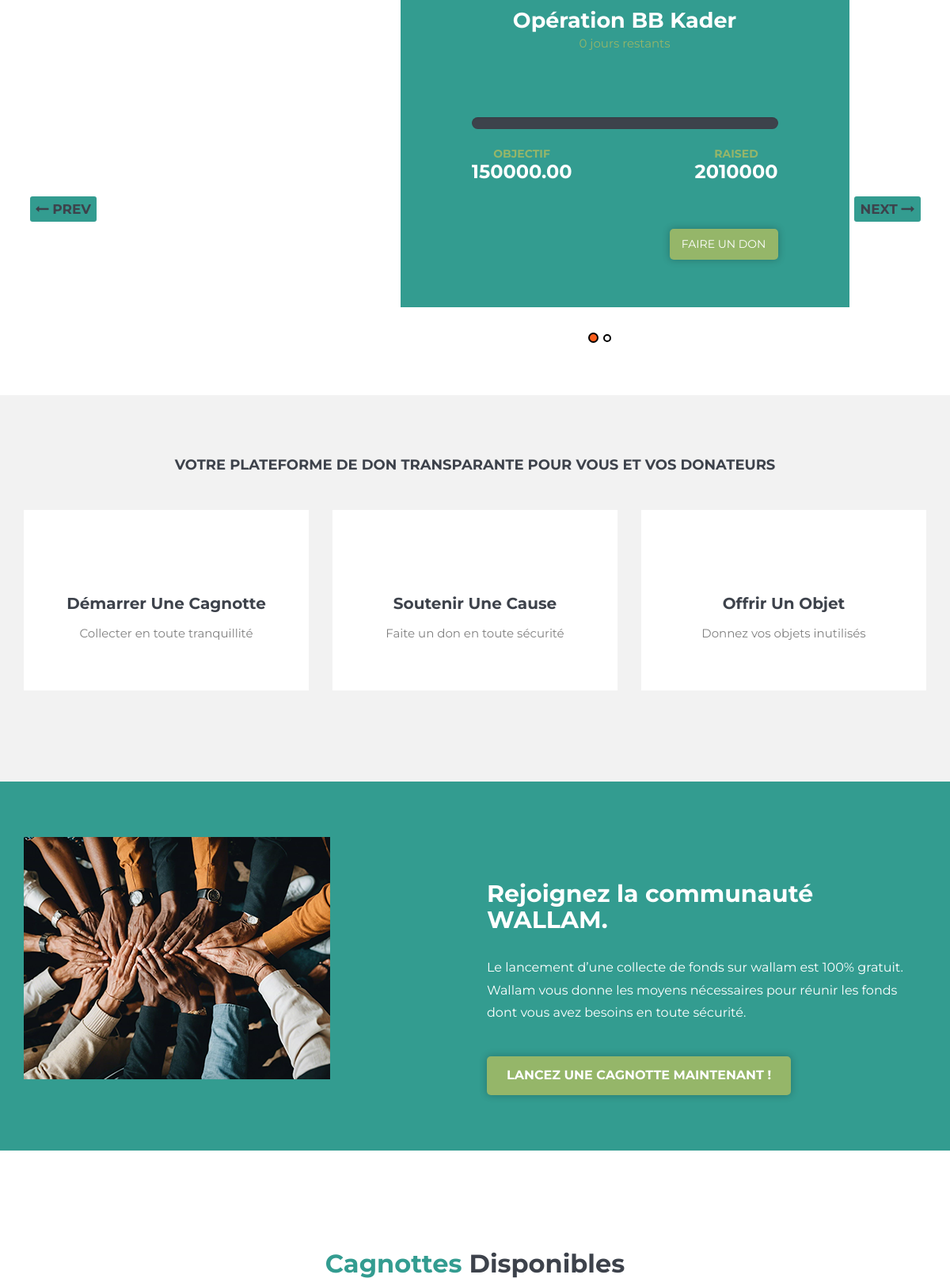
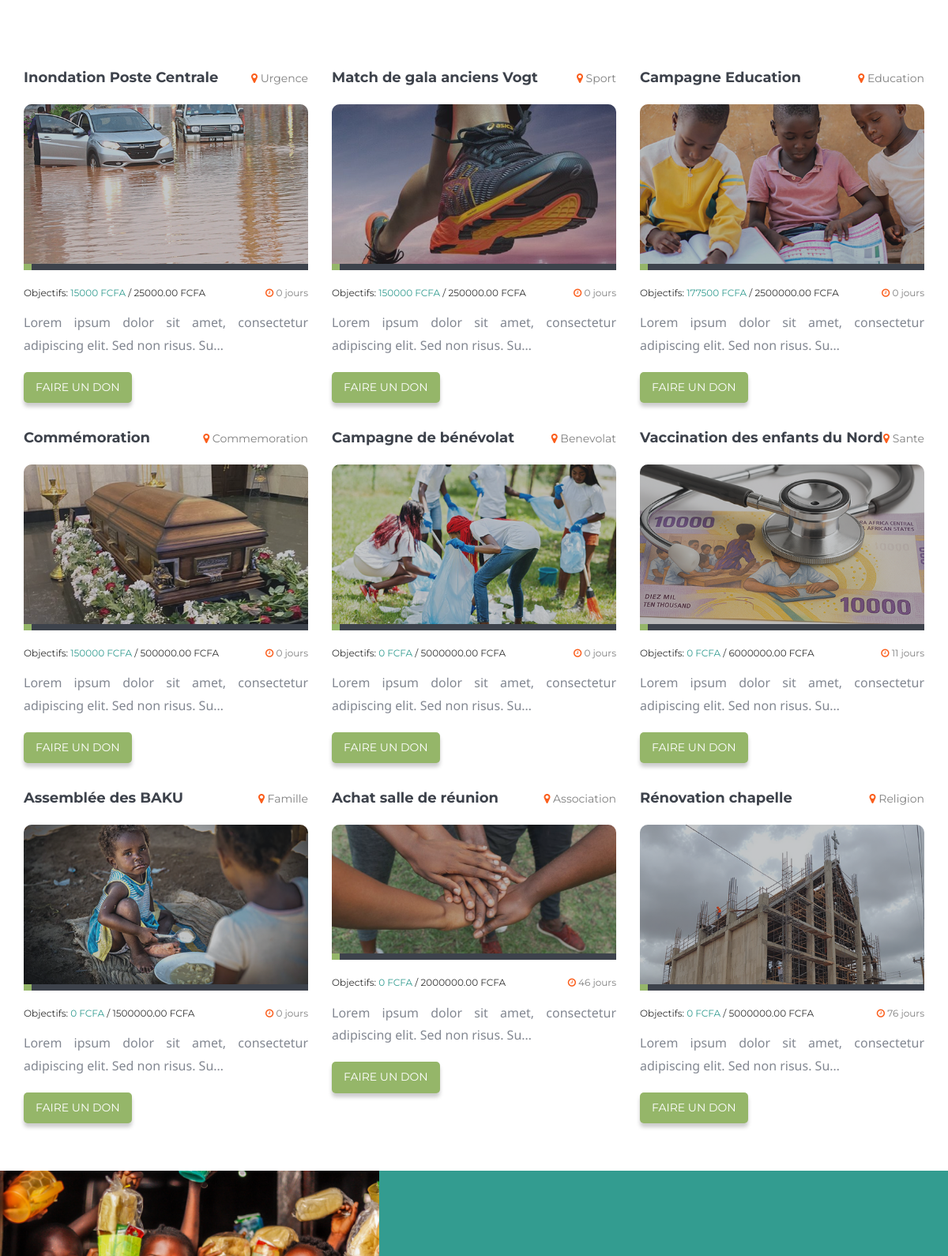
The app's page / (middle part), older data (2 pictures, top to bottom).
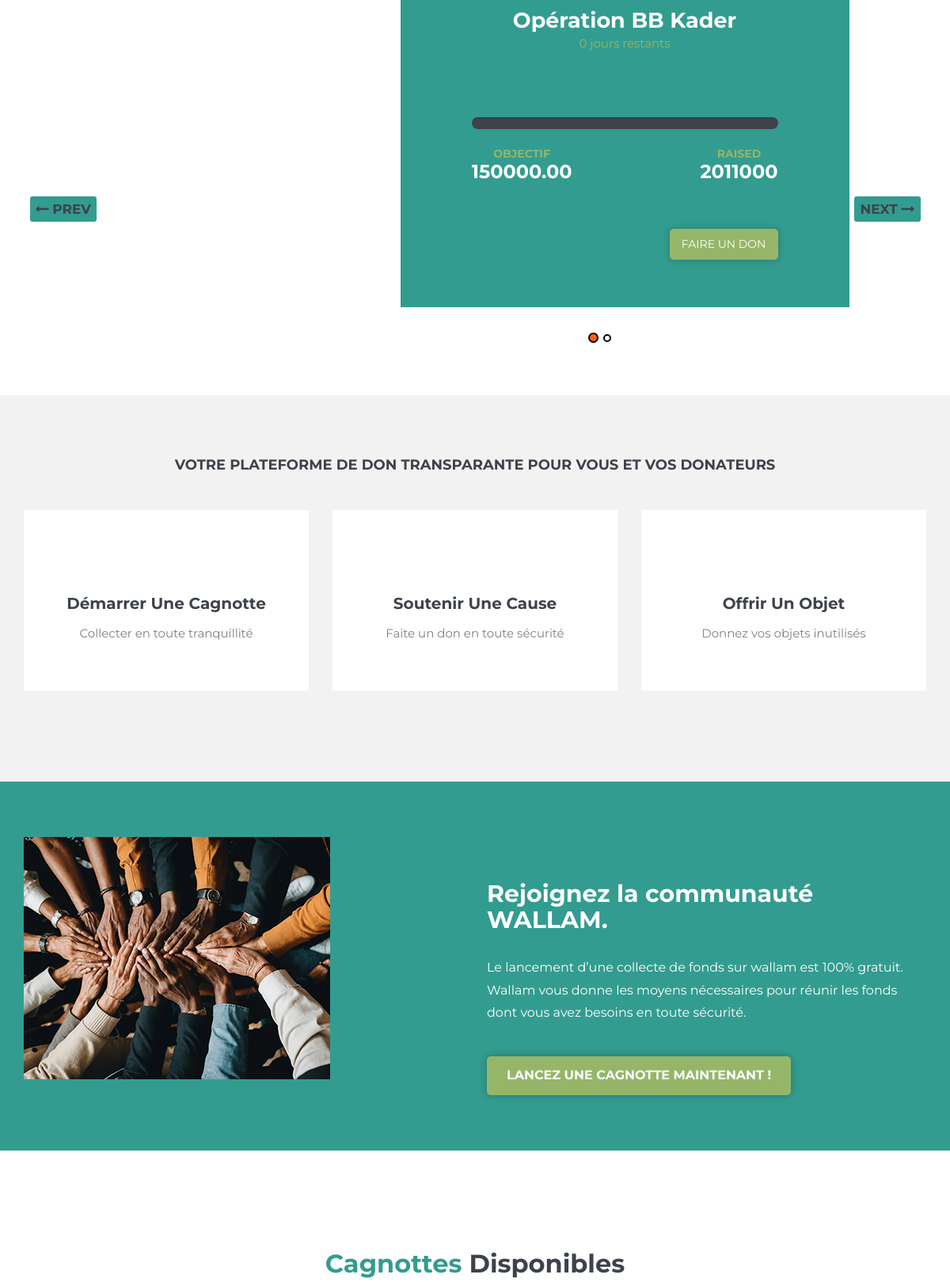
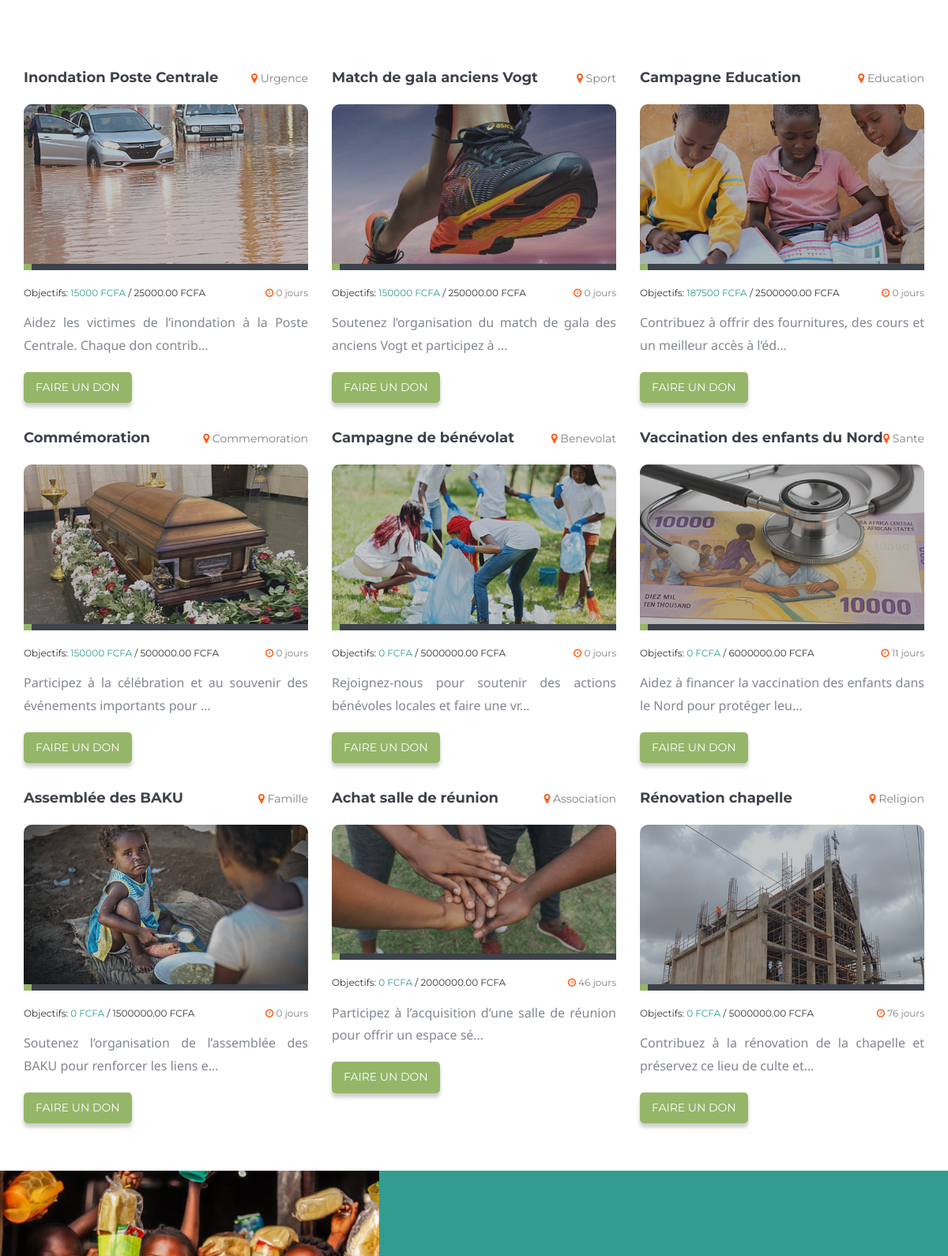
The same page, newer data (2 pictures, top to bottom).
### campaign/models.py (models this page shows, shortened)
class Campaign(models.Model):
    VISIBILITY_CHOICES = [
        ('public', 'Publique'),
        ('private', 'Privée'),
    ]
    STATUS_CHOICES = [
        ('encours', 'Encours'),
        ('terminee', 'Terminee'),
    ]
    user = models.ForeignKey(User, on_delete=models.CASCADE,
                             related_name="campaigns")  # L'utilisateur qui crée la campagne
    title = models.CharField(max_length=255)
    beneficiary = models.CharField(max_length=255)
    beneficiary_phone = models.CharField(max_length=15)
    goal = models.DecimalField(max_digits=10, decimal_places=2, blank=True, null=True)
    duration = models.IntegerField(help_text="Durée en jours")
    code = models.CharField(max_length=50, blank=True, null=True)
    category = models.ForeignKey(Category,  on_delete=models.SET_NULL, blank=True, null=True)
    description = models.TextField()
    reward = models.TextField(blank=True, null=True)
    uploaded_files = models.FileField(upload_to="campaign_files/", blank=True, null=True)
    visibility = models.CharField(max_length=10, choices=VISIBILITY_CHOICES, default='public')
    terms_accepted = models.BooleanField(default=False)
    status = models.CharField(max_length=20, choices=STATUS_CHOICES, default='encours')
    urgent = models.BooleanField(default=False)
    created_at = models.DateTimeField(auto_now_add=True)
    updated_at = models.DateTimeField(auto_now=True)
    def days_remaining(self):
        end_date = self.created_at.date() + timedelta(days=self.duration)
        remaining_days = (end_date - date.today()).days
        return max(remaining_days, 0)  # Retourne 0 si la date est passée
    def amount_collected(self):
        total_contributions = self.donations.aggregate(total=models.Sum('amount'))['total'] or 0
        return total_contributions
    def percentage_collected(self):
        if self.goal is None or self.goal <= 0:
            return None
        total_contributions = self.donations.aggregate(total=models.Sum('amount'))['total'] or 0
        percentage = (total_contributions / self.goal) * 100
        return round(min(percentage, 100), 2)  # Limite à 100% et arrondi à 2 décimales
    def get_image_url(self):
        if self.uploaded_files and self.uploaded_files.url.lower().endswith(('.jpg', '.jpeg', '.png', '.gif', '.webp')):
            return self.uploaded_files.url

class Category(models.Model):
    name = models.CharField(max_length=100)
    description = models.CharField(max_length=100, null=True, blank=True)
    created_at = models.DateTimeField(auto_now_add=True)
    active = models.BooleanField(default=True)
    def __str__(self):
        return self.name

### core/views.py (the view)
# urls.py: path('', homepage, name='index'),
def homepage(request):
    if request.user.is_authenticated and request.user.is_superuser:
        campaigns = Campaign.objects.filter(status="encours", urgent=False)
    else:
        campaigns = Campaign.objects.filter(status="encours", urgent=False)
    urgents = Campaign.objects.filter(status="encours", urgent=True)
    donations = ObjectDonation.objects.filter(active=True)
    context = {
        "campaigns": campaigns,
        "urgents": urgents,
        "donations": donations
    }
    return render(request, 'index.html', context)

### templates/index.html (shortened to what the changed rows need)
{% extends 'default.html' %}
{% load static %}
{% block content %}
<section class="urgent-donation">
    <div class="container">
        <div class="row urgent-inner">
            <div class="col col-lg-10 col-lg-offset-1">
                <div class="urgent-slider">
                    {% for urgent in urgents %}
                    <div class="urgent-box">
                        <div class="details" style="background-color: #339c90 !important;">
                            <h2 style="color: #fff !important;">{{ urgent.title }}</h2>
                            <p class="remaing-date" style="color: #95b669 !important;">{{ urgent.days_remaining }} jours restants</p>
                            <div class="progress-wrapper">
                                <div class="progress">
                                </div>
                            </div>
                            <div class="goal-raised">
                                <div class="goal">
                                    <span style="color: #95b669 !important;">Objectif</span>
                                    <h4>{{ urgent.goal }}</h4>
                                </div>
                                <div class="raised">
                                    <span style="color: #95b669 !important;">Raised</span>
                                    <h4>{{ urgent.amount_collected }}</h4>
                                </div>
                            </div>
                            {% if user.is_authenticated %}
                            <form action="{% url 'campaign_donate' pk=urgent.pk %}" class="form" method="post">
                                {% csrf_token %}
                                <div>
                                    <input type="number" name="amount" class="form-control" placeholder="- ENTRER LE MONTANT -" required>
                                </div>
                                <div>
                                    <button type="submit" class="btn theme-btn">UN DON</button>
                                </div>
                            </form>
                            {% else %}
                            <div style="text-align: right; margin-top:15%;">
                                <a href="{% url 'campaign_donate' pk=urgent.pk %}" class="btn theme-btn">FAIRE UN DON</a>
                            </div>
                            {% endif %}
                        </div>
                    </div>
                    {% endfor %}
                </div>
            </div>
        </div>
    </div>
</section>
<section class="cta">
    <div class="container">
        <div class="row">
            <div class="col col-md-6 col-md-offset-1 col-sm-7">
                <div class="cta-details wow fadeInRightSlow">
                    <h2>Rejoignez la communauté WALLAM.</h2>
                </div>
            </div>
        </div>
    </div>
</section>
<section class="latest-causes section-padding">
    <div class="container">
        <div class="row section-title-s2">
            <div class="col col-xs-12">
                <h2><span>Cagnottes</span> Disponibles</h2>
            </div>
        </div>
        <div class="row content g-4">
            {% for campaign in campaigns %}
            <div class="col-12 col-sm-6 col-md-4" style="margin-top:3% !important">
                <div class="title">
                    <ul>
                        <li><h3>{{  campaign.title }}</h3></li>
                        <li><i class="fa fa-map-marker"></i> {{  campaign.category }}</li>
                    </ul>
                </div>
                <div class="img-progress">
                    <div class="img-holder">
                        {% if campaign.uploaded_files %}
                            <img src="{{ campaign.uploaded_files.url }}" alt="{{ campaign.title }}" class="img img-responsive">
                        {% elif campaign.category.name == 'Sante' %}
                            <img src="{% static 'images/latest-causes/sante.png' %}" alt="{{ campaign.title }}" class="img img-responsive">
                        {% elif campaign.category.name == 'Education' %}
                            <img src="{% static 'images/latest-causes/education.png' %}" alt="{{ campaign.title }}" class="img img-responsive">
                        {% elif campaign.category.name == 'Urgence' %}
                            <img src="{% static 'images/latest-causes/urgence.png' %}" alt="{{ campaign.title }}" class="img img-responsive">
                        {% elif campaign.category.name == 'Commemoration' %}
                            <img src="{% static 'images/latest-causes/commemoration.png' %}" alt="{{ campaign.title }}" class="img img-responsive">
                        {% elif campaign.category.name == 'Association' %}
                            <img src="{% static 'images/latest-causes/association.png' %}" alt="{{ campaign.title }}" class="img img-responsive">
                        {% elif campaign.category.name == 'Benevolat' %}
                            <img src="{% static 'images/latest-causes/benevolat.png' %}" alt="{{ campaign.title }}" class="img img-responsive">
                        {% elif campaign.category.name == 'Religion' %}
                            <img src="{% static 'images/latest-causes/religion.png' %}" alt="{{ campaign.title }}" class="img img-responsive">
                        {% elif campaign.category.name == 'Sport' %}
                            <img src="{% static 'images/latest-causes/sport.png' %}" alt="{{ campaign.title }}" class="img img-responsive">
                        {% elif campaign.category.name == 'Famille' %}
                            <img src="{% static 'images/latest-causes/famille.png' %}" alt="{{ campaign.title }}" class="img img-responsive">
                        {% else %}
                            <img src="{% static 'images/latest-causes/default.jpg' %}" alt="{{ campaign.title }}" class="img img-responsive">
                        {% endif %}
                    </div>
                    <div class="progress">
                        <div class="progress-bar" data-percent="{{ campaign.percentage_collected }}"></div>
                    </div>
                </div>
                <div class="donate-amount">
                    <ul>
                        <li style="font-size:12px">Objectifs: <span>{{ campaign.amount_collected }} FCFA</span> / {{ campaign.goal }} FCFA</li>
                        <li style="font-size:12px"><i class="fa fa-clock-o"></i> {{ campaign.days_remaining }} jours</li>
                    </ul>
                </div>
                <div class="text">
                    <p style="text-align: justify;">{{ campaign.description|truncatechars:75 }}</p>
                    <a href="{% url 'campaign_donate' pk=campaign.id %}" class="btn theme-btn">Faire un Don</a>
                </div>
            </div>
            {% endfor %}
        </div>
    </div>
</section>
{% endblock %}

Row changes from the older to the newer data that the page shows:
changed Campaign "Opération BB Kader": amount_collected "2010000" → "2011000"
changed Campaign "Inondation Poste Centrale": description "Lorem ipsum dolor sit amet, consectetur adipiscing elit. Sed non risus. Su…" → "Aidez les victimes de l’inondation à la Poste Centrale. Chaque don contrib…"
changed Campaign "Match de gala anciens Vogt": description "Lorem ipsum dolor sit amet, consectetur adipiscing elit. Sed non risus. Su…" → "Soutenez l’organisation du match de gala des anciens Vogt et participez à …"
changed Campaign "Campagne Education": amount_collected "177500" → "187500"; description "Lorem ipsum dolor sit amet, consectetur adipiscing elit. Sed non risus. Su…" → "Contribuez à offrir des fournitures, des cours et un meilleur accès à l’éd…"
changed Campaign "Commémoration": description "Lorem ipsum dolor sit amet, consectetur adipiscing elit. Sed non risus. Su…" → "Participez à la célébration et au souvenir des événements importants pour …"
changed Campaign "Campagne de bénévolat": description "Lorem ipsum dolor sit amet, consectetur adipiscing elit. Sed non risus. Su…" → "Rejoignez-nous pour soutenir des actions bénévoles locales et faire une vr…"
changed Campaign "Vaccination des enfants du Nord": description "Lorem ipsum dolor sit amet, consectetur adipiscing elit. Sed non risus. Su…" → "Aidez à financer la vaccination des enfants dans le Nord pour protéger leu…"
changed Campaign "Assemblée des BAKU": description "Lorem ipsum dolor sit amet, consectetur adipiscing elit. Sed non risus. Su…" → "Soutenez l’organisation de l’assemblée des BAKU pour renforcer les liens e…"
changed Campaign "Achat salle de réunion": description "Lorem ipsum dolor sit amet, consectetur adipiscing elit. Sed non risus. Su…" → "Participez à l’acquisition d’une salle de réunion pour offrir un espace sé…"
changed Campaign "Rénovation chapelle": description "Lorem ipsum dolor sit amet, consectetur adipiscing elit. Sed non risus. Su…" → "Contribuez à la rénovation de la chapelle et préservez ce lieu de culte et…"
